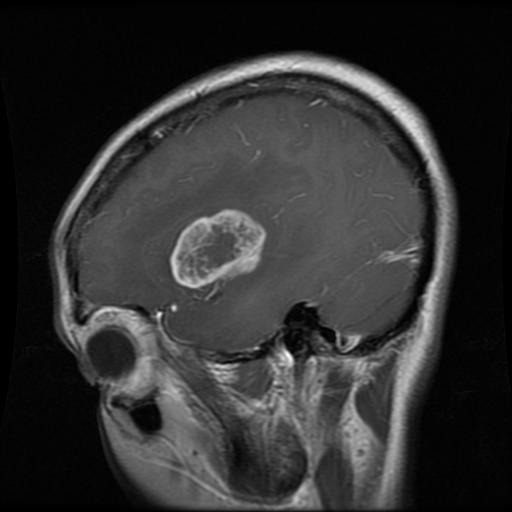
#> input picture Training/glioma_tumor/gg (104).jpg, 512 x 512 px; its folder holds only this picture in this run
$ jupyter execute --allow-errors Project_Codes.ipynb
#> lines starting #> are read from the running program, lines starting #| are printed output that depends on the picture; after the words box and inside, x2 and y2 are one past the last pixel; in counts of white or black regions, pixels touching at a corner belong together
# Clean Memory that is No Longer Used

-----------------------------------------------

[cell 1]
#force garbage collecetion for memory management

import gc

# Perform garbage collection
gc.collect()

-----------------------------------------------
# Import Necessary Libraries

-----------------------------------------------

[cell 2]
import os
import cv2
import numpy as np
import tensorflow as tf
import seaborn as sns
import pandas as pd
import matplotlib.pyplot as plt
from tensorflow.keras import layers, models
from sklearn.model_selection import train_test_split
from tensorflow.keras.layers import Input, Flatten, Dense, GlobalAveragePooling2D
from tensorflow.keras.applications import VGG16
from tensorflow.keras.applications import VGG19
from tensorflow.keras.optimizers import Adam
from sklearn.metrics import classification_report, confusion_matrix

-----------------------------------------------
# Import Dataset and Implement Data Pre-processing Techniques

-----------------------------------------------

[cell 3]
# Define constants
IMAGE_SIZE = (150, 150)
BATCH_SIZE = 32

def load_and_preprocess_data_with_contrast(data_dir):
#> called with data_dir = 'Training'
    images = []
    labels = []
    tumor_types = os.listdir(data_dir)

    for i, tumor_type in enumerate(tumor_types):
        tumor_path = os.path.join(data_dir, tumor_type)

        for img_file in os.listdir(tumor_path):

            # Read images in grayscale
            img_path = os.path.join(tumor_path, img_file)
            img = cv2.imread(img_path, cv2.IMREAD_GRAYSCALE)
#> img is the input picture: shape (512, 512); min 0, max 255, mean 49

            # Noise reduction with Gaussian Blur
            img = cv2.GaussianBlur(img, (3, 3), 0)

            # Contrast enhancement using CLAHE (Contrast Limited Adaptive Histogram Equalization)
            clahe = cv2.createCLAHE(clipLimit=2.0, tileGridSize=(8,8))
            img = clahe.apply(img)
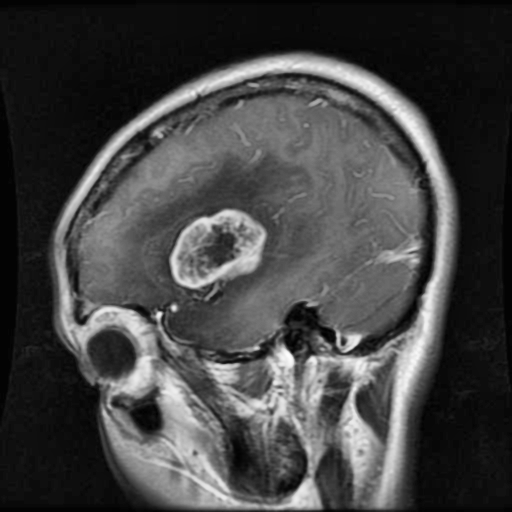
#> img: shape (512, 512); min 1, max 253, mean 67.9

            # Thresholding
            _, img = cv2.threshold(img, 127, 255, cv2.THRESH_BINARY)
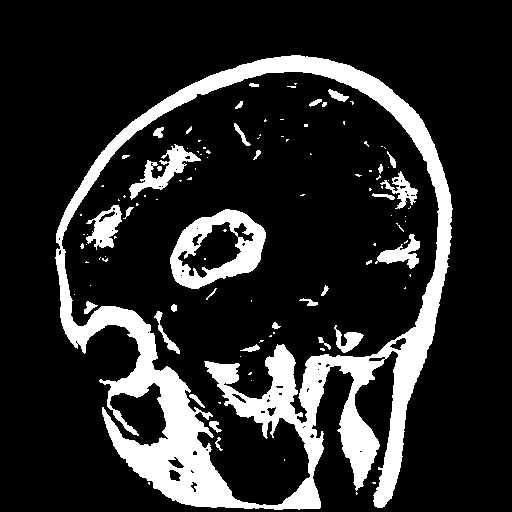
#> img: shape (512, 512); 16.7% white; 110 white regions (76 under 20 px), largest, box (x1, y1, x2, y2) and area: (55, 55, 453, 510) 34892, (170, 209, 266, 289) 3482, (129, 144, 201, 200) 1166

            # Image Conversion and Normalization
            img = cv2.cvtColor(img, cv2.COLOR_GRAY2RGB)
            img = cv2.resize(img, IMAGE_SIZE)
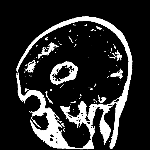
#> img: shape (150, 150, 3); min 0, max 255, mean 42.7
            img = img / 255.0

            images.append(img)
            labels.append(i)
#> pass 2 of the loop in load_and_preprocess_data_with_contrast, `for i, tumor_type in enumerate(tumor_types):`:
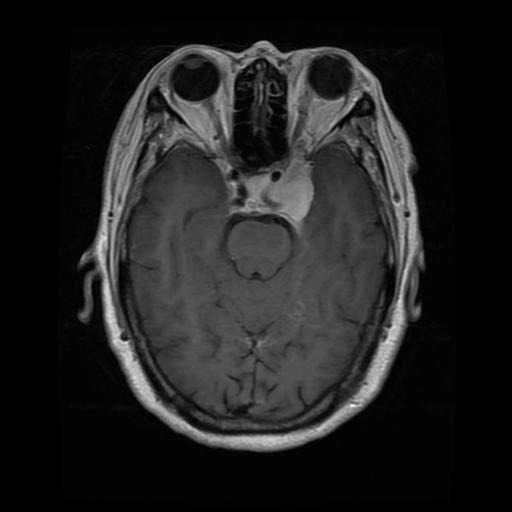
#> input picture Training/meningioma_tumor/m (115).jpg, 512 x 512 px
#> in load_and_preprocess_data_with_contrast, img is the input picture: shape (512, 512); min 0, max 255, mean 32.6
#> in load_and_preprocess_data_with_contrast, `_, img = cv2.threshold(img, 127, 255, cv2.THRESH_BINARY)`:
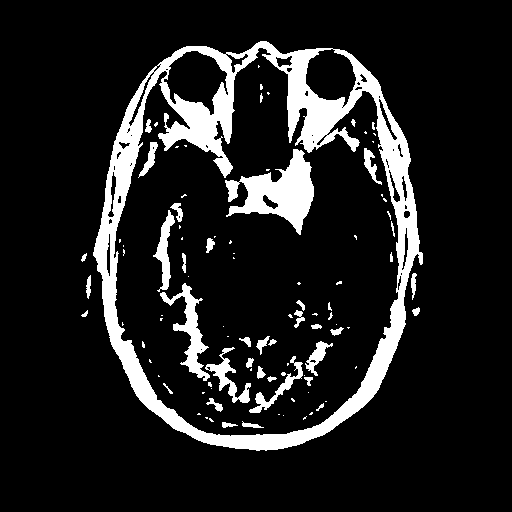
#> img: shape (512, 512); 12.6% white; 98 white regions (59 under 20 px), largest, box (x1, y1, x2, y2) and area: (93, 41, 423, 451) 23370, (225, 149, 314, 235) 3477, (160, 283, 210, 381) 1357
#> in load_and_preprocess_data_with_contrast, `img = cv2.resize(img, IMAGE_SIZE)`:
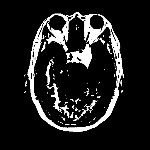
#> img: shape (150, 150, 3); min 0, max 255, mean 32.3

    return np.array(images), np.array(labels)

# Load and preprocess data
train_data_dir = 'Training'
test_data_dir = 'Testing'

X_train, y_train = load_and_preprocess_data_with_contrast(train_data_dir)
#> y_train = [0, 1]
#> (the rest of this cell did not finish here and is left out)


# Count occurrences of each label in y_train
class_counts_train = np.bincount(y_train)

# Split the data into training and testing sets
X_train, X_test, y_train, y_test = train_test_split(X_train, y_train, test_size=0.1, random_state=101)

# Display the counts for each class in training data
for i, count in enumerate(class_counts_train):
    print(f"Training - Tumor Type {i}: {int(count)} images")

# Count occurrences of each label in y_test
class_counts_test = np.bincount(y_test)

# Display the counts for each class in testing data
for i, count in enumerate(class_counts_test):
    print(f"Testing - Tumor Type {i}: {int(count)} images")
